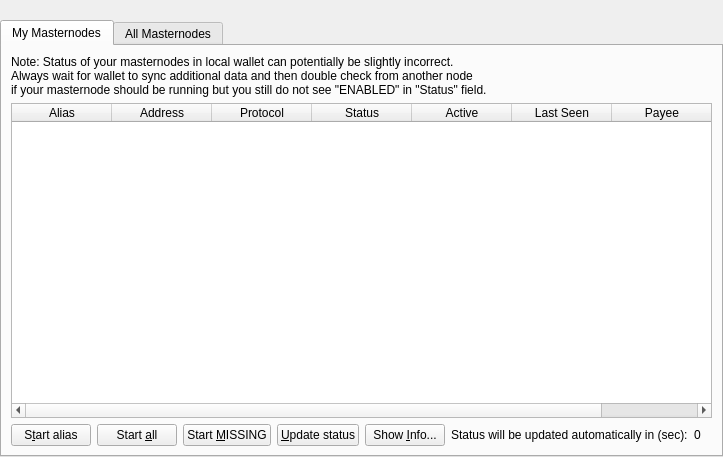
<?xml version="1.0" encoding="UTF-8"?>
<ui version="4.0">
 <class>MasternodeList</class>
 <widget class="QWidget" name="MasternodeList">
  <property name="geometry">
   <rect>
    <x>0</x>
    <y>0</y>
    <width>723</width>
    <height>457</height>
   </rect>
  </property>
  <property name="windowTitle">
   <string>Form</string>
  </property>
  <layout class="QVBoxLayout" name="topLayout">
   <property name="leftMargin">
    <number>0</number>
   </property>
   <property name="topMargin">
    <number>0</number>
   </property>
   <property name="rightMargin">
    <number>0</number>
   </property>
   <property name="bottomMargin">
    <number>0</number>
   </property>
   <item>
    <layout class="QVBoxLayout" name="verticalLayout">
     <property name="bottomMargin">
      <number>0</number>
     </property>
     <item>
      <spacer name="horizontalSpacer0">
       <property name="orientation">
        <enum>Qt::Horizontal</enum>
       </property>
       <property name="sizeHint" stdset="0">
        <size>
         <width>40</width>
         <height>20</height>
        </size>
       </property>
      </spacer>
     </item>
     <item>
      <widget class="QTabWidget" name="tabWidget">
       <property name="currentIndex">
        <number>0</number>
       </property>
       <widget class="QWidget" name="tabMyMasternodes">
        <attribute name="title">
         <string>My Masternodes</string>
        </attribute>
        <layout class="QGridLayout" name="gridLayout_2">
         <item row="0" column="0">
          <layout class="QVBoxLayout" name="verticalLayout_2">
           <property name="bottomMargin">
            <number>0</number>
           </property>
           <item>
            <layout class="QHBoxLayout" name="horizontalLayout_note">
             <property name="bottomMargin">
              <number>0</number>
             </property>
             <item>
              <widget class="QLabel" name="updateNote">
               <property name="text">
                <string>Note: Status of your masternodes in local wallet can potentially be slightly incorrect.&lt;br /&gt;Always wait for wallet to sync additional data and then double check from another node&lt;br /&gt;if your masternode should be running but you still do not see &quot;ENABLED&quot; in &quot;Status&quot; field.</string>
               </property>
              </widget>
             </item>
            </layout>
           </item>
           <item>
            <widget class="QTableWidget" name="tableWidgetMyMasternodes">
             <property name="minimumSize">
              <size>
               <width>695</width>
               <height>0</height>
              </size>
             </property>
             <property name="editTriggers">
              <set>QAbstractItemView::NoEditTriggers</set>
             </property>
             <property name="alternatingRowColors">
              <bool>true</bool>
             </property>
             <property name="selectionMode">
              <enum>QAbstractItemView::SingleSelection</enum>
             </property>
             <property name="selectionBehavior">
              <enum>QAbstractItemView::SelectRows</enum>
             </property>
             <property name="sortingEnabled">
              <bool>true</bool>
             </property>
             <attribute name="horizontalHeaderStretchLastSection">
              <bool>true</bool>
             </attribute>
             <column>
              <property name="text">
               <string>Alias</string>
              </property>
             </column>
             <column>
              <property name="text">
               <string>Address</string>
              </property>
             </column>
             <column>
              <property name="text">
               <string>Protocol</string>
              </property>
             </column>
             <column>
              <property name="text">
               <string>Status</string>
              </property>
             </column>
             <column>
              <property name="text">
               <string>Active</string>
              </property>
             </column>
             <column>
              <property name="text">
               <string>Last Seen</string>
              </property>
             </column>
             <column>
              <property name="text">
               <string>Payee</string>
              </property>
             </column>
            </widget>
           </item>
           <item>
            <layout class="QHBoxLayout" name="horizontalLayout_5">
             <property name="bottomMargin">
              <number>0</number>
             </property>
             <item>
              <widget class="QPushButton" name="startButton">
               <property name="text">
                <string>S&amp;tart alias</string>
               </property>
              </widget>
             </item>
             <item>
              <widget class="QPushButton" name="startAllButton">
               <property name="text">
                <string>Start &amp;all</string>
               </property>
              </widget>
             </item>
             <item>
              <widget class="QPushButton" name="startMissingButton">
               <property name="text">
                <string>Start &amp;MISSING</string>
               </property>
              </widget>
             </item>
             <item>
              <widget class="QPushButton" name="UpdateButton">
               <property name="text">
                <string>&amp;Update status</string>
               </property>
              </widget>
             </item>
             <item>
              <widget class="QPushButton" name="QRButton">
               <property name="toolTip">
                <string>Show additional Masternode information</string>
               </property>
               <property name="text">
                <string>Show &amp;Info...</string>
               </property>
              </widget>
             </item>
             <item>
              <widget class="QLabel" name="autoupdate_label">
               <property name="text">
                <string>Status will be updated automatically in (sec):</string>
               </property>
              </widget>
             </item>
             <item>
              <widget class="QLabel" name="secondsLabel">
               <property name="text">
                <string>0</string>
               </property>
              </widget>
             </item>
             <item>
              <spacer name="horizontalSpacer_5">
               <property name="orientation">
                <enum>Qt::Horizontal</enum>
               </property>
               <property name="sizeHint" stdset="0">
                <size>
                 <width>40</width>
                 <height>20</height>
                </size>
               </property>
              </spacer>
             </item>
            </layout>
           </item>
          </layout>
         </item>
        </layout>
       </widget>
       <widget class="QWidget" name="tabAllMasternodes">
        <attribute name="title">
         <string>All Masternodes</string>
        </attribute>
        <layout class="QGridLayout" name="gridLayout">
         <item row="1" column="0">
          <widget class="QTableWidget" name="tableWidgetMasternodes">
           <property name="editTriggers">
            <set>QAbstractItemView::NoEditTriggers</set>
           </property>
           <property name="alternatingRowColors">
            <bool>true</bool>
           </property>
           <property name="selectionBehavior">
            <enum>QAbstractItemView::SelectRows</enum>
           </property>
           <property name="selectionMode">
            <enum>QAbstractItemView::NoSelection</enum>
           </property>
           <property name="sortingEnabled">
            <bool>true</bool>
           </property>
           <attribute name="horizontalHeaderStretchLastSection">
            <bool>true</bool>
           </attribute>
           <attribute name="ResizeMode">
            <enum>QHeaderView::Interactive</enum>
           </attribute>
           <column>
            <property name="text">
             <string>Address</string>
            </property>
           </column>
           <column>
            <property name="text">
             <string>Protocol</string>
            </property>
           </column>
           <column>
            <property name="text">
             <string>Status</string>
            </property>
           </column>
           <column>
            <property name="text">
             <string>Active</string>
            </property>
           </column>
           <column>
            <property name="text">
             <string>Last Seen</string>
            </property>
           </column>
           <column>
            <property name="text">
             <string>Payee</string>
            </property>
           </column>
          </widget>
         </item>
         <item row="0" column="0">
          <layout class="QHBoxLayout" name="horizontalLayout_3">
           <property name="bottomMargin">
            <number>0</number>
           </property>
           <item>
            <widget class="QLabel" name="label_filter">
             <property name="text">
              <string>Filter List:</string>
             </property>
            </widget>
           </item>
           <item>
            <widget class="QLineEdit" name="filterLineEdit">
             <property name="toolTip">
              <string>Filter masternode list</string>
             </property>
            </widget>
           </item>
           <item>
            <spacer name="horizontalSpacer_3">
             <property name="orientation">
              <enum>Qt::Horizontal</enum>
             </property>
             <property name="sizeHint" stdset="0">
              <size>
               <width>10</width>
               <height>20</height>
              </size>
             </property>
            </spacer>
           </item>
           <item>
            <widget class="QLabel" name="label_count">
             <property name="text">
              <string>Node Count:</string>
             </property>
            </widget>
           </item>
           <item>
            <widget class="QLabel" name="countLabel">
             <property name="text">
              <string>0</string>
             </property>
            </widget>
           </item>
          </layout>
         </item>
        </layout>
       </widget>
      </widget>
     </item>
    </layout>
   </item>
  </layout>
 </widget>
 <resources/>
 <connections/>
</ui>
